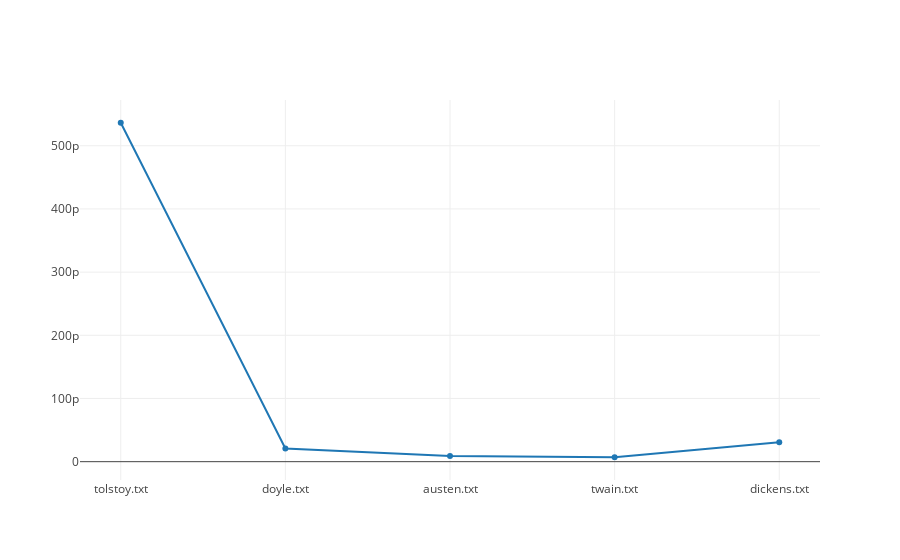
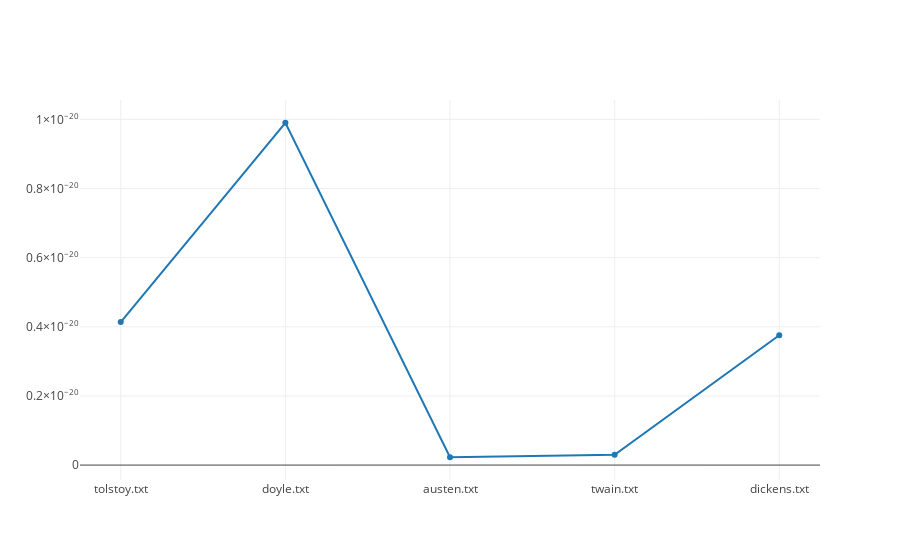

Source (notebook cell) for these figures, in order:
### Code cell
import random
nprobs = {}
for auth, c in corpora.items():
    clen = len(corpora[auth])
    rsentence = corpora[auth][random.randrange(clen)]
    rsentence = [w.lower() for w in rsentence]
    print(auth, rsentence)
    nbprobs = nbestimate(rsentence)
    nprobs[auth] = nbprobs
    iplot([ 
        Scatter({"x" : list(zip(*nbprobs))[0], "y": list(zip(*nbprobs))[1]}, name=auth) 
    ])
# iplot([ 
#     Bar({"x" : list(zip(*D))[0], "y": list(zip(*D))[1]}, name=auth) for auth, D in nprobs.items()
# ])

### Figure 1 — Plotly figure (JSON) as saved in the notebook; plotly's stock layout.template omitted (floating-point values rounded to 4 significant figures)
{"data": [{"name": "tolstoy.txt", "type": "scatter", "x": ["tolstoy.txt", "doyle.txt", "austen.txt", "twain.txt", "dickens.txt"], "y": [5.364e-10, 2.079e-11, 8.791e-12, 7.004e-12, 3.067e-11]}], "layout": {}}

### Figure 2 — Plotly figure (JSON) as saved in the notebook; plotly's stock layout.template omitted (floating-point values rounded to 4 significant figures)
{"data": [{"name": "doyle.txt", "type": "scatter", "x": ["tolstoy.txt", "doyle.txt", "austen.txt", "twain.txt", "dickens.txt"], "y": [4.138e-21, 9.901e-21, 2.267e-22, 2.99e-22, 3.754e-21]}], "layout": {}}
